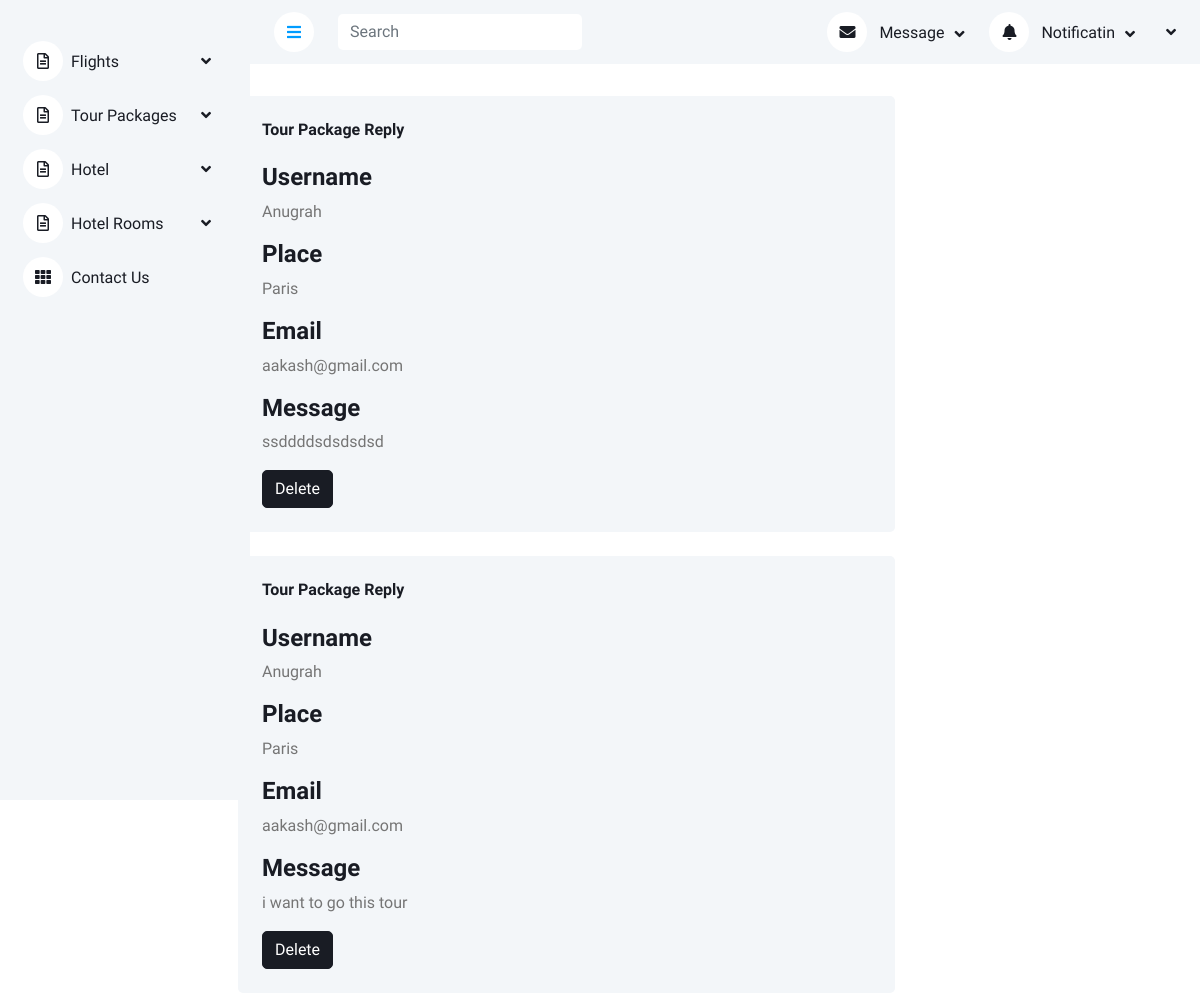
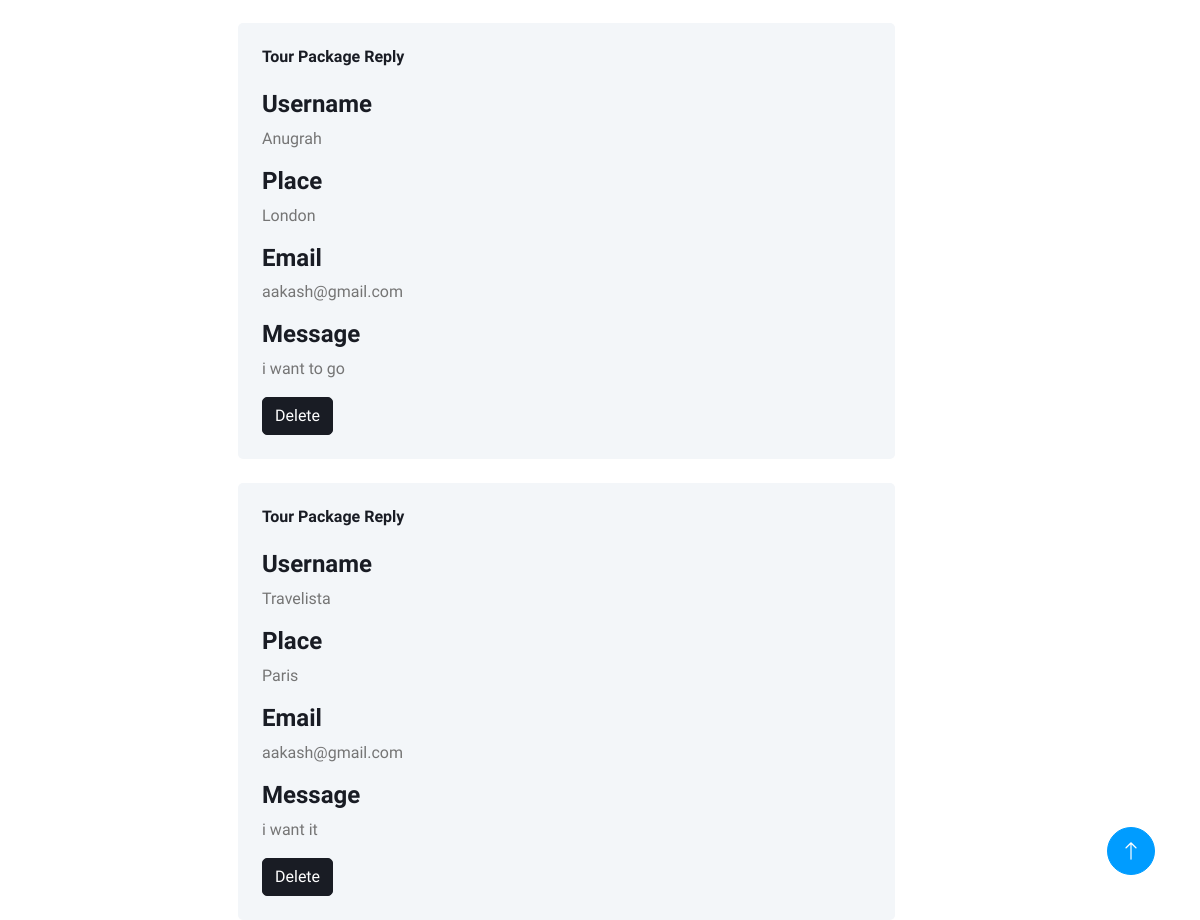
Page /Backend/TourPackageReply/ on the committed database (2 pictures, top to bottom).
### Frontend/models.py (models this page shows)
class TourReplydb(models.Model):
    touremail = models.CharField(max_length=20,null=True,blank=True)
    tourplace = models.CharField(max_length=20,null=True,blank=True)
    username = models.CharField(max_length=20,null=True,blank=True)
    tourmessage = models.CharField(max_length=20,null=True,blank=True)
    tourprice = models.IntegerField(null=True,blank=True)

### Backend/views.py (the view)
# urls.py: path('TourPackageReply/',views.TourPackageReply,name="TourPackageReply"),
def TourPackageReply(request):
    reply = TourReplydb.objects.all()
    return render(request,"TourPackageReply.html",{'reply':reply})

### Backend/templates/TourPackageReply.html (shortened to what this page needs)
<!DOCTYPE html>
{% extends 'Index.html' %}
{% block content %}
<html lang="en">
<head>
</head>
<body>
<br>
<div class="col-8">
    <div class="row g-4">
        {% for i in reply %}
        <div class="bg-light rounded h-100 p-4">
            <h6 class="mb-4">Tour Package Reply</h6>
            <form>
                <h4>
                    Username
                </h4>
                <p>{{i.username}}</p>
                <h4>
                    Place
                </h4>
                <p> {{i.tourplace}}</p>
                <h4>
                    Email
                </h4>
                <p>{{i.touremail}}</p>
                <h4>
                    Message
                </h4>
                <p>{{i.tourmessage}}</p>
               <a href="{% url 'TourPackageReplyDelete' data_id=i.id %}" class="btn btn-dark">Delete</a>
            </form>
        </div>
        {% endfor %}
    </div>
</div>
</body>
</html>
{% endblock %}

### Backend/templates/Index.html (shortened to what this page needs)
<!DOCTYPE html>
{% load static %}
<html lang="en">
<head>
    <link href="https://cdnjs.cloudflare.com/ajax/libs/font-awesome/5.10.0/css/all.min.css" rel="stylesheet">
    <link href="https://cdn.jsdelivr.net/npm/bootstrap-icons@1.4.1/font/bootstrap-icons.css" rel="stylesheet">
    <link href="{% static 'lib/owlcarousel/assets/owl.carousel.min.css' %}" rel="stylesheet">
    <link href="{% static 'lib/tempusdominus/css/tempusdominus-bootstrap-4.min.css' %}" rel="stylesheet"/>
    <link href="{% static 'css/bootstrap.min.css' %}" rel="stylesheet">
    <link href="{% static 'css/style.css' %}" rel="stylesheet">
</head>
<body>
<div class="container-xxl position-relative bg-white d-flex p-0">
    <div class="sidebar pe-4 pb-3">
        <nav class="navbar bg-light navbar-light">
            <div class="navbar-nav w-100">
                <div class="nav-item dropdown">
                    <a href="#" class="nav-link dropdown-toggle" data-bs-toggle="dropdown"><i
                            class="far fa-file-alt me-2"></i>Flights</a>
                </div>
                <div class="nav-item dropdown">
                    <a href="#" class="nav-link dropdown-toggle" data-bs-toggle="dropdown"><i
                            class="far fa-file-alt me-2"></i>Tour Packages</a>
                </div>
                 <div class="nav-item dropdown">
                    <a href="#" class="nav-link dropdown-toggle" data-bs-toggle="dropdown"><i
                            class="far fa-file-alt me-2"></i>Hotel</a>
                </div>
                 <div class="nav-item dropdown">
                    <a href="#" class="nav-link dropdown-toggle" data-bs-toggle="dropdown"><i
                            class="far fa-file-alt me-2"></i>Hotel Rooms</a>
                </div>
                <a href="{% url 'contactusdisplay' %}" class="nav-item nav-link"><i class="fa fa-th me-2"></i>Contact Us</a>
            </div>
        </nav>
    </div>
    <div class="content">
        <nav class="navbar navbar-expand bg-light navbar-light sticky-top px-4 py-0">
            <a href="#" class="sidebar-toggler flex-shrink-0">
                <i class="fa fa-bars"></i>
            </a>
            <form class="d-none d-md-flex ms-4">
                <input class="form-control border-0" type="search" placeholder="Search">
            </form>
            <div class="navbar-nav align-items-center ms-auto">
                <div class="nav-item dropdown">
                    <a href="#" class="nav-link dropdown-toggle" data-bs-toggle="dropdown">
                        <i class="fa fa-envelope me-lg-2"></i>
                        <span class="d-none d-lg-inline-flex">Message</span>
                    </a>
                </div>
                <div class="nav-item dropdown">
                    <a href="#" class="nav-link dropdown-toggle" data-bs-toggle="dropdown">
                        <i class="fa fa-bell me-lg-2"></i>
                        <span class="d-none d-lg-inline-flex">Notificatin</span>
                    </a>
                </div>
                <div class="nav-item dropdown">
                    <a href="#" class="nav-link dropdown-toggle" data-bs-toggle="dropdown">
                    </a>
                </div>
            </div>
        </nav>
        {% block content %}{% endblock %}
    </div>
    <a href="#" class="btn btn-lg btn-primary btn-lg-square back-to-top"><i class="bi bi-arrow-up"></i></a>
</div>
</body>
</html>

### Backend/static/css/style.css (style rules this page uses)
:root { --primary: #009CFF; --light: #F3F6F9; --dark: #191C24; }
.back-to-top { position: fixed; display: none; right: 45px; bottom: 45px; z-index: 99; }
.btn { transition: .5s; }
.btn.btn-primary { color: #FFFFFF; }
.btn-lg-square { width: 48px; height: 48px; }
.btn-square, .btn-sm-square, .btn-lg-square { padding: 0; display: inline-flex; align-items: center; justify-content: center; font-weight: normal; border-radius: 50px; }
.sidebar { position: fixed; top: 0; left: 0; bottom: 0; width: 250px; height: 100vh; overflow-y: auto; background: var(--light); transition: 0.5s; z-index: 999; }
.content { margin-left: 250px; min-height: 100vh; background: #FFFFFF; transition: 0.5s; }
@media (min-width: 992px) { .sidebar { margin-left: 0; } }
@media (min-width: 992px) { .content { width: calc(100% - 250px); } }
.sidebar .navbar .navbar-nav .nav-link { padding: 7px 20px; color: var(--dark); font-weight: 500; border-left: 3px solid var(--light); border-radius: 0 30px 30px 0; outline: none; }
.sidebar .navbar .navbar-nav .nav-link i { width: 40px; height: 40px; display: inline-flex; align-items: center; justify-content: center; background: #FFFFFF; border-radius: 40px; }
.sidebar .navbar .dropdown-toggle::after { position: absolute; top: 15px; right: 15px; border: none; content: "\f107"; font-family: "Font Awesome 5 Free"; font-weight: 900; transition: .5s; }
.content .navbar .navbar-nav .nav-link { margin-left: 25px; padding: 12px 0; color: var(--dark); outline: none; }
.content .navbar .sidebar-toggler, .content .navbar .navbar-nav .nav-link i { width: 40px; height: 40px; display: inline-flex; align-items: center; justify-content: center; background: #FFFFFF; border-radius: 40px; }
.content .navbar .dropdown-toggle::after { margin-left: 6px; vertical-align: middle; border: none; content: "\f107"; font-family: "Font Awesome 5 Free"; font-weight: 900; transition: .5s; }

### rows in the picture
TourReplydb: username "Anugrah", tourplace "Paris", touremail "aakash@gmail.com", tourmessage "ssddddsdsdsdsd"
TourReplydb: username "Anugrah", tourplace "Paris", touremail "aakash@gmail.com", tourmessage "i want to go this tour"
TourReplydb: username "Anugrah", tourplace "London", touremail "aakash@gmail.com", tourmessage "i want to go"
TourReplydb: username "Travelista", tourplace "Paris", touremail "aakash@gmail.com", tourmessage "i want it"
